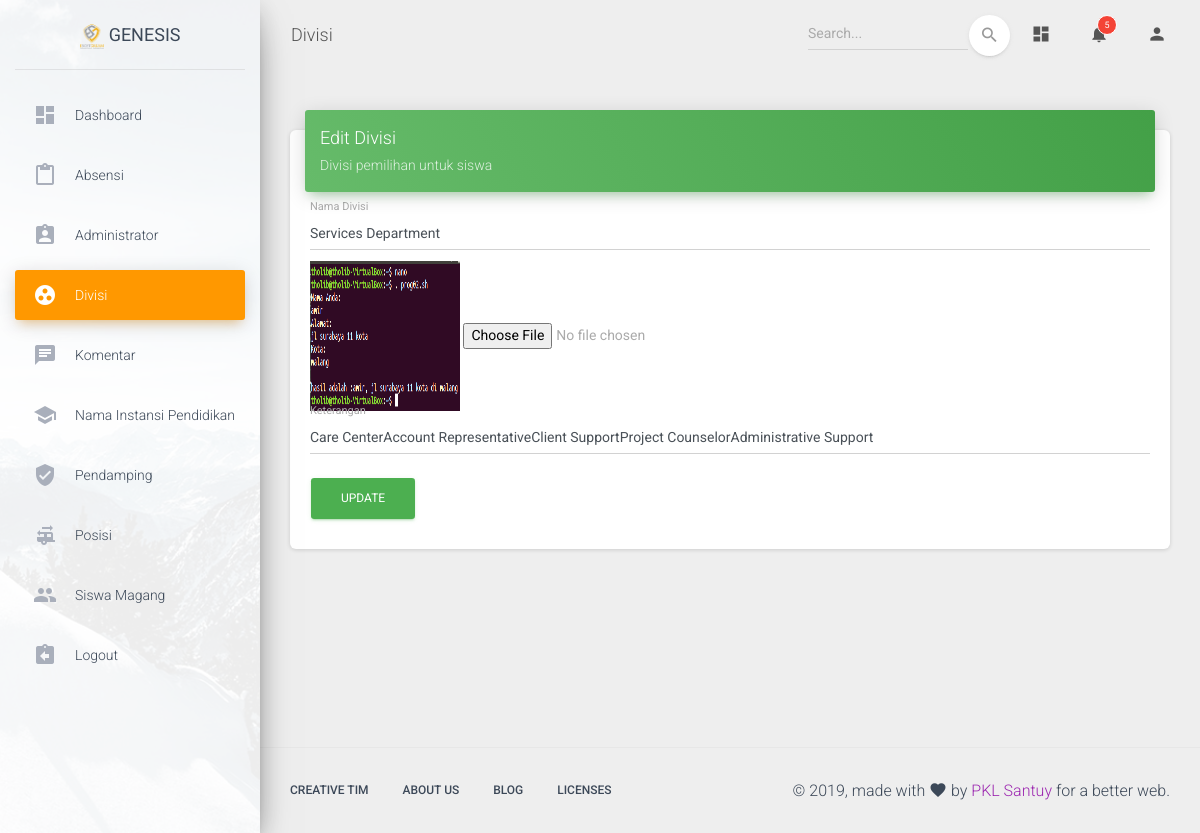
/index.php/Admin/Divisi/update/2, run on the app's committed database.
### tables this page shows
CREATE TABLE `divisi_magang` (
  `id_divisi` int(11) NOT NULL,
  `nama_divisi` varchar(45) NOT NULL,
  `gambar` varchar(100) NOT NULL,
  `keterangan` text NOT NULL
);

### application/controllers/Admin/Divisi.php (called while the page is built, shortened)
<?php
class Divisi extends CI_Controller {
	public function __construct()
	{
		$this->load->library('form_validation');
		$this->load->model('DivisiModel');
	}
public function update($id)
	{
		$this->form_validation->set_error_delimiters('<p class="text-danger">','</p');
		$this->form_validation->set_rules('nama_divisi','nama_divisi',"required|trim");
		$this->form_validation->set_rules('keterangan','Keterangan',"required");
		if ($this->form_validation->run() == FALSE) {
			$data['divisi_magang'] = $this->DivisiModel->get_id($id);
			$this->load->view('admin/divisi/template/header');
			$this->load->view('admin/divisi/update',$data);
			$this->load->view('admin/divisi/template/footer');
	}
}
}

### index.php (called while the page is built, shortened)
<?php
require_once BASEPATH.'core/CodeIgniter.php';

### application/models/DivisiModel.php (called while the page is built, shortened)
<?php
class DivisiModel extends CI_Model {
	public function get_id($id)
	{
		return $this->db->where('id_divisi',$id)->get('divisi_magang')->row(0);
	}
}

### application/views/admin/divisi/update.php (the view, shortened to what this page needs)
<div class="content">
  <div class="container-fluid">
    <div class="row">
      <div class="col-md-12">
        <div class="card">
          <div class="card-header card-header-success">
            <h4 class="card-title ">Edit Divisi</h4>
            <p class="card-category">Divisi pemilihan untuk siswa</p>
          </div>
          <div class="card-body">
            <form action="<?php base_url('index.php/Admin/Divisi/update') ?>" method="post" enctype="multipart/form-data">
              <div class="form-group">
                <label class="bmd-label-floating">Nama Divisi</label>
                <input type="text" id="input-nama_divisi" name="nama_divisi" class="form-control" value="<?php echo $divisi_magang->nama_divisi ?>">
              </div>
              <img src="<?php echo base_url('./assets/uploads/divisi/'.$divisi_magang->gambar.'');?>" height="150px" width="150px">
                 <label class="file">
                    <input type="file" class="form-control-file" name="gambar">
                  </label>
              <div class="form-group">
                <label class="bmd-label-floating">Keterangan</label>
                <input type="text" id="input-keterangan" name="keterangan" class="form-control" value="<?php echo $divisi_magang->keterangan ?>">
              </div>
              <div class="form-group">
                <input class="btn btn-success" type="submit" value="Update">
              </div>
            </form>
          </div>
        </div>
      </div>
    </div>
  </div>
</div>

### data on the page
divisi_magang: nama_divisi "Services Department", gambar (picture), keterangan "Care CenterAccount RepresentativeClient SupportProject CounselorAdministrative Support"
